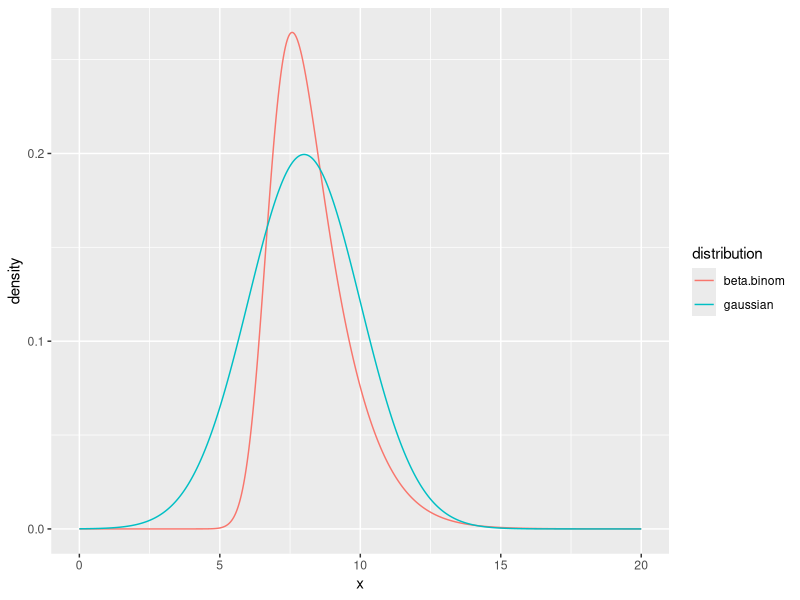
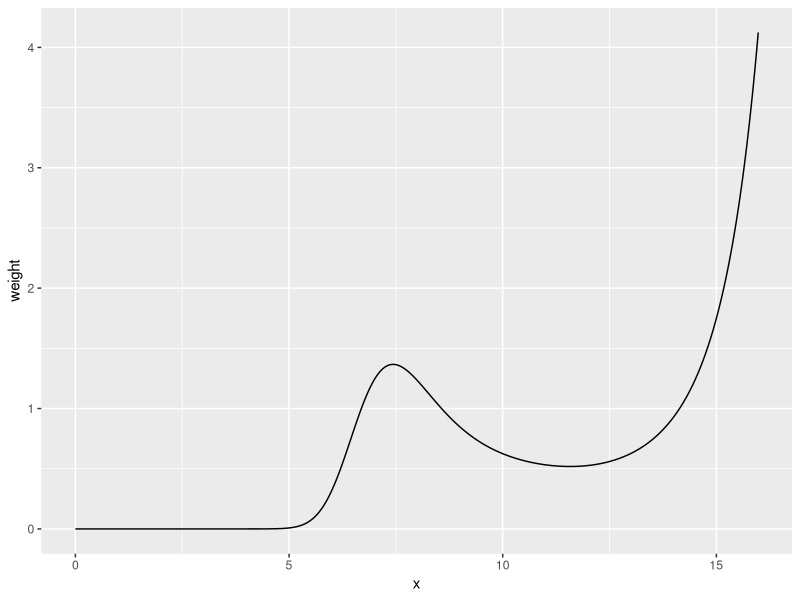

Write R code to recreate these figures, in order. (Note: this script raises an error after producing the figures.)

command.arguments <- commandArgs(trailingOnly = TRUE);
output.directory  <- command.arguments[1];
code.directory    <- command.arguments[2];

####################################################################################################
library(LearnBayes);
library(ggplot2);
library(scales);
library(sn);

setwd(output.directory);

### AUXILIAR FUNCTIONS #############################################################################
beta.binom.conditional <- function(log.K = NULL, data = NULL) {

	theta1 <- -6.818793;
	eta    <- exp(theta1) / (1 + exp(theta1));

	K <- exp(log.K);

	y <- data[,1];
	n <- data[,2];
	N <- length(y);

	logf <- numeric(length = length(log.K));
	for (i in 1:length(log.K)) {
		logf[i] <- sum(
			   lbeta(K[i] * eta + y, K[i] * (1 - eta) + n - y)
			 - lbeta(K[i] * eta,     K[i] * (1 - eta))
			);
		}
	logf <- logf + log.K - 2 * log(1 + K);

	output.value <- exp(logf - max(logf));
	return(output.value);

	}

### SECTION 5.9 ####################################################################################
integrate.results <- integrate(
	f     = beta.binom.conditional,
	lower = 2,
	upper = 16,
	data  = cancermortality
	);
integrate.results;

png("Fig5-05-A.png");
my.levels <- c('beta.binom','gaussian');
x.values <- 0 + (20-0) * seq(0,1,1e-3);
beta.binom.conditional.density <- beta.binom.conditional(
	log.K = x.values,
	data = cancermortality
	)/integrate.results[['value']];
gaussian.density <- dnorm(x = x.values, mean = 8, sd = 2);
DF.beta.binom.conditional <- data.frame(
	x            = x.values,
	density      = beta.binom.conditional.density,
	distribution = factor(rep('beta.binom',length(x.values)), levels=my.levels)
	);
DF.gaussian <- data.frame(
	x            = x.values,
	density      = gaussian.density,
	distribution = factor(rep('gaussian',length(x.values)), levels=my.levels)
	);
DF.temp <- rbind(DF.beta.binom.conditional,DF.gaussian);
qplot(data = DF.temp, x = x, y = density, colour = distribution, geom = "line");
dev.off();

png("Fig5-05-B.png");
DF.temp <- data.frame(
	x      = x.values,
	weight = beta.binom.conditional.density / gaussian.density
	);
qplot(data = DF.temp[x.values < 16,], x = x, y = weight, geom = "line");
dev.off();

png("Fig5-05-C.png");
my.levels <- c('beta.binom','T(8,2,2)');
x.values <- 3 + (16-3) * seq(0,1,1e-3);
scaled.t2.density <- dst(x = x.values, location = 8, scale = 2, df = 2);
DF.beta.binom.conditional <- data.frame(
	x            = x.values,
	density      = beta.binom.conditional.density,
	distribution = factor(rep('beta.binom',length(x.values)), levels=my.levels)
	);
DF.t2 <- data.frame(
	x            = x.values,
	density      = scaled.t2.density,
	distribution = factor(rep('T(8,2,2)',length(x.values)), levels=my.levels)
	);
DF.temp <- rbind(DF.beta.binom.conditional,DF.t2);
qplot(data = DF.temp, x = x, y = density, colour = distribution, geom = "line");
dev.off();

png("Fig5-05-D.png");
DF.temp <- data.frame(
	x      = x.values,
	weight = beta.binom.conditional.density / scaled.t2.density
	);
qplot(data = DF.temp[x.values < 16,], x = x, y = weight, geom = "line");
dev.off();
